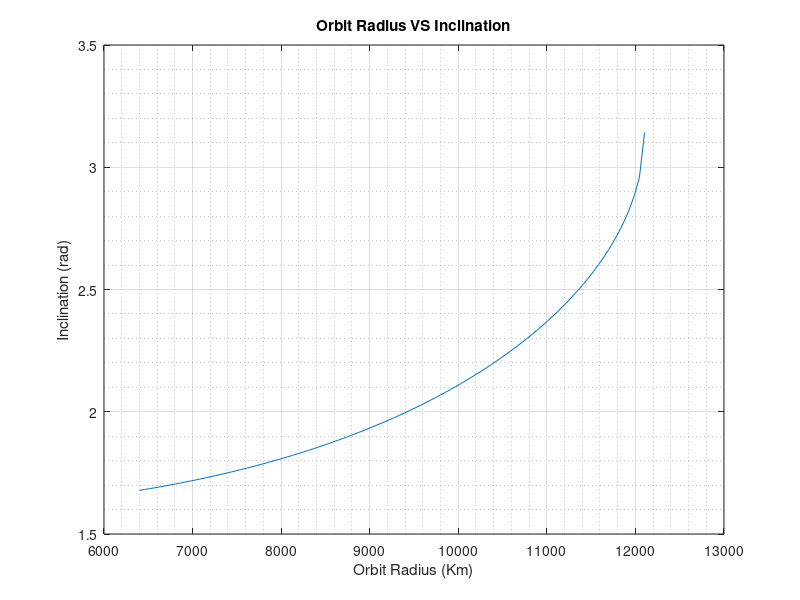

Write MATLAB code to recreate this figure. (Note: this script raises an error after producing the figure.)
clear all;close all;clc 
%% Problem 1 part C
% part i
% Define constants
 J2 = 1e-3;
 mu = 4e5;
 Re = 6400;
 rho = (2*pi)/(365*24*3600);
 temp = ((2*rho)/(3*J2*Re^2*sqrt(mu)))^(2/7);
 a_M = 1/temp;
 % pot curve of relation showing inc. for SSO as a func. of orbit radius
 a = linspace(6400,a_M,100);
 i = acos(-(a./a_M).^(7/2));
 
 figure
 plot(a,i)
 xlabel('Orbit Radius (Km)')
 ylabel('Inclination (rad)')
 title('Orbit Radius VS Inclination')
 grid on
 grid minor
 
 %%Problem 2 part A
a = 7000;
e = 0.1;
i = 45; %degrees
w = 0;
Omega = 0;
sigma = 0;
nhat_Omega = cosd(Omega)*[1 0 0] + sind(Omega)*[0 1 0];
nhat_Omega_perp = -cosd(i)*sind(Omega)*[1 0 0] + cosd(i)*cosd(Omega)*[0 1 0] + sind(i)*[0 0 1];
ehat = cosd(w)*nhat_Omega + sind(w)*nhat_Omega_perp;
ehat_perp = -sind(w)*nhat_Omega + cosd(w)*nhat_Omega_perp;
n = sqrt(mu/a^3);

P = a*(1 - e^2);
E = 0;
[r0,v0] = calcRV(E,P,e,ehat,ehat_perp,mu);
T = 2*pi*sqrt(a^3/mu);
params = [J2 Re mu];
tspan = [0 100*T];
y0 = [r0 v0]';
opts = odeset('RelTol',1e-10,'AbsTol',1e-12);
[t,y] = ode45(@(t,y) odefun(t,y,params),tspan,y0,opts);
% Plot orbital position over the course of 100 oribts
figure
plot3(y(:,1),y(:,2),y(:,3))
grid on
grid minor
title('Orbit Trajectory ODE')
xlabel('X Position (m)')
ylabel('Y Position (m)')
zlabel('Z Position (m)')

% Calc. and plot angular momentum
zhat = [0 0 1];
h = cross(y(:,1:3),y(:,4:6));
h = h(:,3);
figure
plot(t,h)
xlabel('Time (s)')
ylabel('Angular Momentum (Km^2/s)')
title('Angular Momentum VS Time')
ylim([3.72282e4 3.723e4])
grid on
grid minor

% Calc. and plot energy
for k = 1:numel(h)
    r = norm(y(k,1:3));
    v = norm(y(k,4:6));
    z = y(k,3);
    E(k) = .5*v^2 - (mu/r) - (mu/(2*r^3))*Re^2*J2*(1 - 3*(z^2/r^2)); 
end

figure
plot(t,E)
xlabel('Time (s)')
ylabel('Energy (km^2/s^2)')
title('Energy VS Time')
ylim([-29 -28])
grid on
grid minor
% Part b

a_avg = a;
e_avg = e;
i_avg = i;

tspan = [0 10*T]; % 10 orbits
[t,y] = ode45(@(t,y) odefun(t,y,params),tspan,y0,opts);
clear k
for k = 1:size(y,1)
    [a(k),e_temp,i(k),w(k),Omega(k),~,~,~] = compOE(y(k,1:3),y(k,4:6),mu);
    e(k) = norm(e_temp);
end
% calc orbit elements from averaging theory to compare to numberically
% integrated values
a_avg = a_avg*ones(size(t,1),1);
e_avg = e_avg*ones(size(t,1),1);
i_avg = i_avg*ones(size(t,1),1);
i_avg = deg2rad(i_avg);
p = a_avg(1)*(1 - e_avg(1)^2);
nbar = n*(1 + (3/2)*((J2*Re^2)/p^2)*(1 - (3/2)*sind(i_avg(1))^2)*(1 - e_avg(1)^2)^(.5));
w_avg = ((3/2)*((J2*Re^2)/p^2)*nbar*(2 - (5/2)*sin(i_avg(1))^2)).*t;
Omega_avg = -(3/2)*((J2*Re^2)/p^2)*nbar*cos(i_avg(1)).*t;
% Plot values to compare
figure
subplot(2,3,1)
plot(t,a)
hold on
plot(t,a_avg)
ylim([a_avg(1)-10 a_avg(1)+5])
xlabel('Time (s)')
ylabel('(Km)')
title('Semi-Major Axis')
grid on
grid minor

subplot(2,3,2)
plot(t,e)
hold on
plot(t,e_avg)
ylim([e_avg(1)-.01 e_avg(1)+.01])
xlabel('Time (s)')
title('Eccentricity')
grid on
grid minor

subplot(2,3,3)
plot(t,i)
hold on
plot(t,i_avg)
ylim([i_avg(1)-.005 i_avg(1)+.005])
xlabel('Time (s)')
ylabel('rads')
title('Inclination')
grid on
grid minor

subplot(2,3,4)
plot(t,w)
hold on
plot(t,w_avg)
xlabel('Time (s)')
ylabel('rad')
title('Argument of Periapsis')
grid on
grid minor

subplot(2,3,5)
plot(t,Omega)
hold on
plot(t,Omega_avg)
xlabel('Time (s)')
ylabel('rad')
title('Right Ascension of Ascending Node')
grid on
grid minor
%% Problem 4
mu = 1;
a = 1;
i = 0;
w = 0;
e = 0;
Omega = 0;
nhat_Omega = cosd(Omega)*[1 0 0] + sind(Omega)*[0 1 0];
nhat_Omega_perp = -cosd(i)*sind(Omega)*[1 0 0] + cosd(i)*cosd(Omega)*[0 1 0] + sind(i)*[0 0 1];
ehat = cosd(w)*nhat_Omega + sind(w)*nhat_Omega_perp;
ehat_perp = -sind(w)*nhat_Omega + cosd(w)*nhat_Omega_perp;
n = sqrt(mu/a^3);

P = a*(1 - e^2);
E = 0;
[r0,v0] = calcRV(E,P,e,ehat,ehat_perp,mu);
y0 = [r0 v0];
T = 2*pi*sqrt(a^3/mu);
tspan = [0 30*T];
g = [0.001 0.01 0.1 1];
for k = 1:4
    U = [g(k) 0 0]';
    params = {mu Re U};
    [t4{k},y4{k}] = ode45(@(t,y) odefunp4(t,y,params),tspan,y0,opts);
end
% calc angular momentum and energy to show that intergrals are constant
h1 = cross(y4{1}(:,1:3),y4{1}(:,4:6));
h1 = h1(:,1);
figure
plot(t4{1},h1)
xlabel('Time (s)')
ylabel('Angular Momentum (km^2/s^2)')
title('Angular Momentum VS Time for g = 0.001')
grid on
grid minor

h2 = cross(y4{2}(:,1:3),y4{2}(:,4:6));
h2 = h2(:,1);
figure
plot(t4{2},h2)
xlabel('Time (s)')
ylabel('Angular Momentum (km^2/s^2)')
title('Angular Momentum VS Time for g = 0.01')
grid on
grid minor

h3 = cross(y4{3}(:,1:3),y4{3}(:,4:6));
h3 = h3(:,1);
figure
plot(t4{3},h3)
xlabel('Time (s)')
ylabel('Angular Momentum (km^2/s^2)')
title('Angular Momentum VS Time for g = 0.1')
grid on
grid minor

h4 = cross(y4{4}(:,1:3),y4{4}(:,4:6));
h4 = h4(:,1);
figure
plot(t4{4},h4)
xlabel('Time (s)')
ylabel('Angular Momentum (km^2/s^2)')
title('Angular Momentum VS Time for g = 1')
grid on
grid minor

%calc energy to show constant integral
for i = 1:length(t4{1})
    v = norm(y4{1}(i,4:6));
    r = norm(y4{1}(i,1:3));
    x = y4{1}(i,1);
    E(i) = .5*v^2 - (1/r) - g(1)*x;
end
figure
plot(t4{1},E)
ylim([-.502 -.5])
xlabel('Time (s)')
ylabel('Energy (km^2/s^2)')
title('Energy VS Time for g = 0.001')
grid on
grid minor
clear v r x E

for i = 1:length(t4{2})
    v = norm(y4{2}(i,4:6));
    r = norm(y4{2}(i,1:3));
    x = y4{2}(i,1);
    E(i) = .5*v^2 - (1/r) - g(2)*x;
end
figure
plot(t4{2},E)
ylim([-.52 -.5])
xlabel('Time (s)')
ylabel('Energy (km^2/s^2)')
title('Energy VS Time for g = 0.01')
grid on
grid minor
clear v r x E

for i = 1:length(t4{3})
    v = norm(y4{3}(i,4:6));
    r = norm(y4{3}(i,1:3));
    x = y4{3}(i,1);
    E(i) = .5*v^2 - (1/r) - g(3)*x;
end
figure
plot(t4{3},E)
ylim([-.7 -.5])
xlabel('Time (s)')
ylabel('Energy (km^2/s^2)')
title('Energy VS Time for g = 0.1')
grid on
grid minor
clear v r x E

for i = 1:length(t4{4})
    v = norm(y4{4}(i,4:6));
    r = norm(y4{4}(i,1:3));
    x = y4{4}(i,1);
    E(i) = .5*v^2 - (1/r) - g(4)*x;
end
figure
plot(t4{4},E)
ylim([-1.51 -1.49])
xlabel('Time (s)')
ylabel('Energy (km^2/s^2)')
title('Energy VS Time for g = 1')
grid on
grid minor

%plot trajectories
figure
plot3(y4{1}(:,1),y4{1}(:,2),y4{1}(:,3))
grid on
grid minor
xlabel('X Position (Km)')
ylabel('Y Position (Km)')
zlabel('Z Position (Km)')
title('Orbit Trajector for 30 Orbits with g = 0.001')

figure
plot3(y4{2}(:,1),y4{2}(:,2),y4{2}(:,3))
grid on
grid minor
xlabel('X Position (Km)')
ylabel('Y Position (Km)')
zlabel('Z Position (Km)')
title('Orbit Trajector for 30 Orbits with g = 0.01')

figure
plot3(y4{3}(:,1),y4{3}(:,2),y4{3}(:,3))
grid on
grid minor
xlabel('X Position (Km)')
ylabel('Y Position (Km)')
zlabel('Z Position (Km)')
title('Orbit Trajector for 30 Orbits with g = 0.1')

figure
plot3(y4{4}(:,1),y4{4}(:,2),y4{4}(:,3))
grid on
grid minor
xlabel('X Position (Km)')
ylabel('Y Position (Km)')
zlabel('Z Position (Km)')
title('Orbit Trajector for 30 Orbits with g = 1')